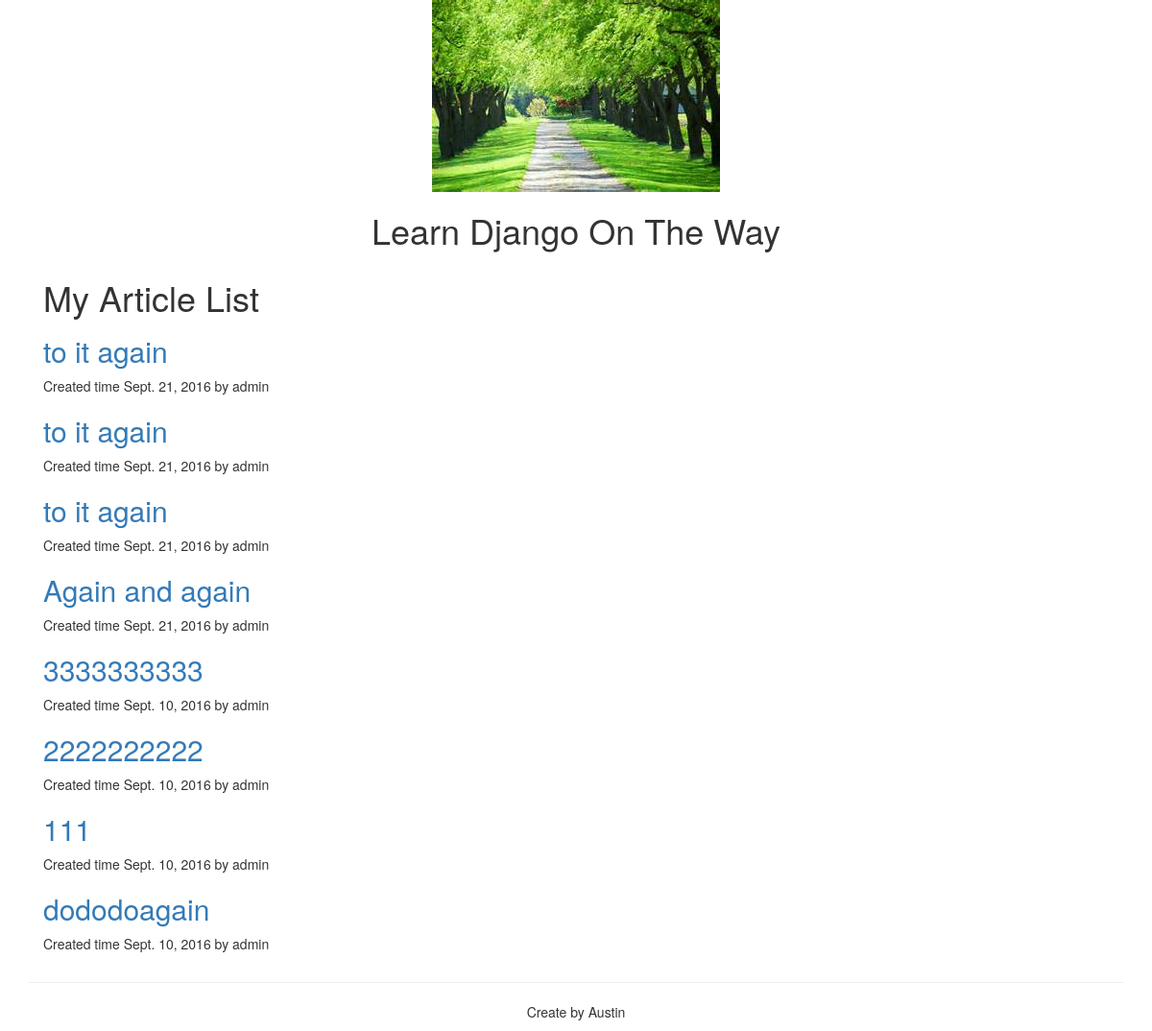
The page /articles/ on the database as committed earlier.
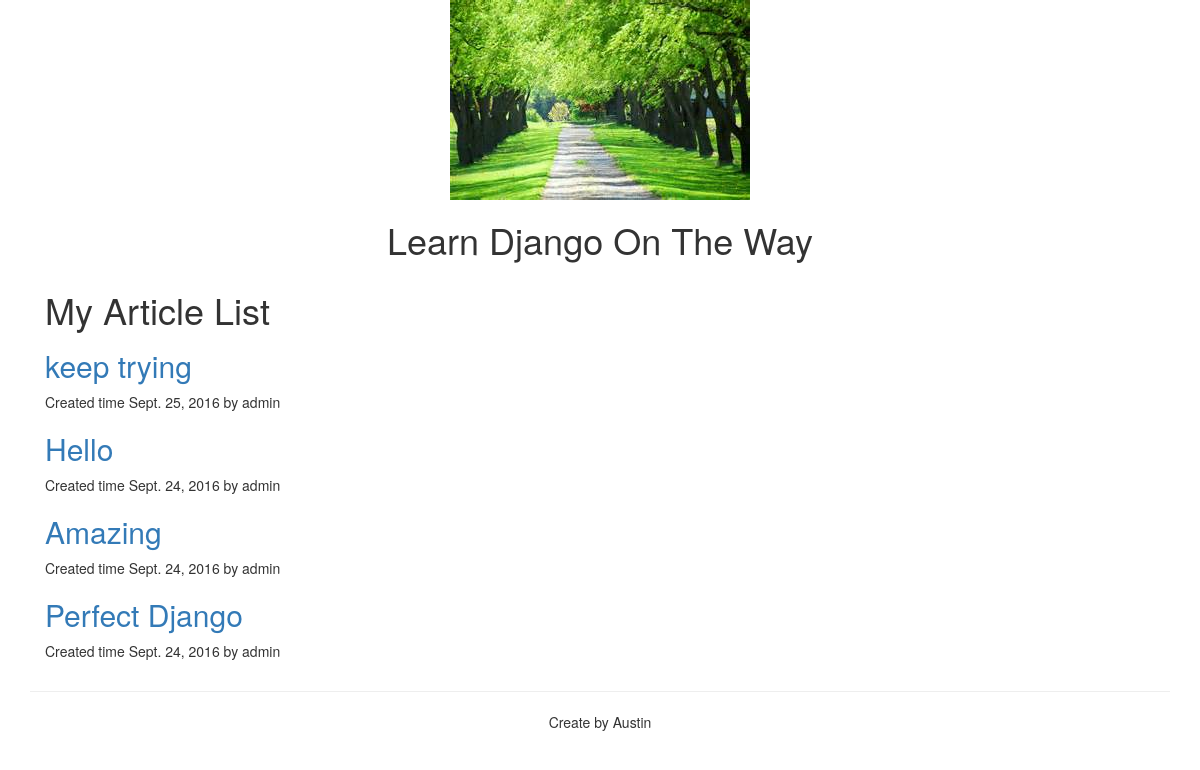
The same page on the database as committed later.
### articles/models.py (models this page shows, shortened)
class Article(models.Model):
    user = models.ForeignKey(settings.AUTH_USER_MODEL, related_name='article_created')
    title = models.CharField(max_length=200)
    article = models.TextField(blank=True)
    created_time = models.DateField(auto_now_add=True, db_index=True)
    users_like = models.ManyToManyField(settings.AUTH_USER_MODEL, related_name='article_liked', blank=True)
    class Meta:
        ordering = ("-created_time",)

### articles/views.py (the view)
def article_list(request):
	articles = Article.objects.all()
	return render(request, "article/article_list.html", {"articles":articles})

### articles/templates/article/article_list.html (shortened to what this page needs)
{% extends "article/base.html" %}
{% block content %}
<article class="col-xs-12 col-md-8">
<h1> My Article List</h1>
  {% for article in articles %}
  <h2><a href="{{ article.id }}">{{ article.title }}</a></h2>
  <p>Created time {{ article.created_time }} by {{ article.user }}</p>
  {% endfor %}
{% endblock %}

### articles/templates/article/base.html (shortened to what this page needs)
{% load staticfiles %}
<!DOCTYPE html>
<html lang="zh-CN">
  <head>
    <link href="{% static 'css/bootstrap.css' %}" rel="stylesheet">
  </head>
<body>
    {% include 'blog/header.html' %}
    <div class="container">
      {% block content %}
      {% endblock %}
    </div>
    {% include 'blog/footer.html' %}
  </body>
</html>

### blog/templates/blog/header.html
{% load staticfiles %}
<div class="container">
  <img src="{% static 'images/header1.jpg' %}" class="img-responsive center-block">
  <h1 class="text-center">Learn Django On The Way</h1>
</div>

### blog/templates/blog/footer.html
{% load staticfiles %}
<div class="container">
  <hr>
  <p class="text-center">Create by Austin</p>
</div>

Rows that differ between the two databases and show on the page:
removed Article: title "to it again", created_time "Sept. 21, 2016", user "admin"
removed Article: title "to it again", created_time "Sept. 21, 2016", user "admin"
removed Article: title "to it again", created_time "Sept. 21, 2016", user "admin"
removed Article: title "Again and again", created_time "Sept. 21, 2016", user "admin"
removed Article: title "3333333333", created_time "Sept. 10, 2016", user "admin"
removed Article: title "2222222222", created_time "Sept. 10, 2016", user "admin"
removed Article: title "111", created_time "Sept. 10, 2016", user "admin"
removed Article: title "dododoagain", created_time "Sept. 10, 2016", user "admin"
added Article: title "keep trying", created_time "Sept. 25, 2016", user "admin"
added Article: title "Hello", created_time "Sept. 24, 2016", user "admin"
added Article: title "Amazing", created_time "Sept. 24, 2016", user "admin"
added Article: title "Perfect Django", created_time "Sept. 24, 2016", user "admin"
